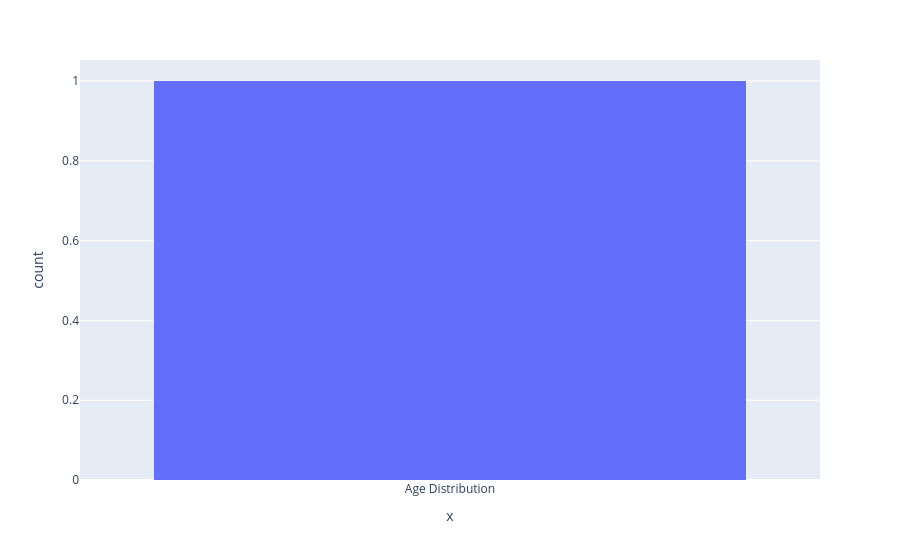

The code cell stored with this chart in its notebook:
### Code cell
fig = px.histogram([athlete_df['Age'].dropna()], ['Age Distribution'])
fig.show()

### Figure 1 — Plotly figure (JSON) as saved in the notebook; plotly's stock layout.template omitted (floating-point values rounded to 4 significant figures)
{"data": [{"bingroup": "x", "hovertemplate": "x=%{x}<br>count=%{y}<extra></extra>", "legendgroup": "", "marker": {"color": "#636efa", "pattern": {"shape": ""}}, "name": "", "orientation": "v", "showlegend": false, "type": "histogram", "x": ["Age Distribution"], "xaxis": "x", "yaxis": "y"}], "layout": {"barmode": "relative", "legend": {"tracegroupgap": 0}, "margin": {"t": 60}, "xaxis": {"anchor": "y", "domain": [0, 1], "title": {"text": "x"}}, "yaxis": {"anchor": "x", "domain": [0, 1], "title": {"text": "count"}}}}
